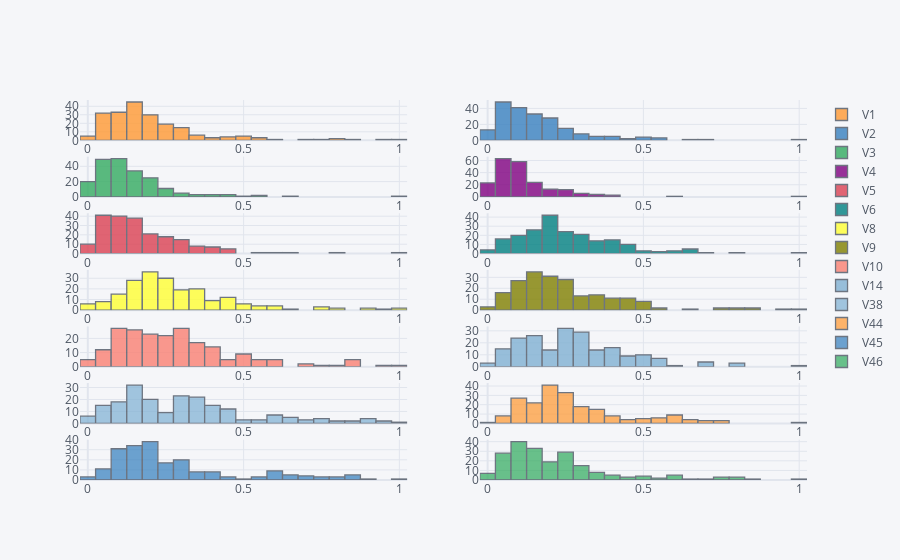

The cell this chart's notebook holds for it:
### Code cell
df[skewedColsList[0:14]].iplot(kind='histogram',subplots=True,bins=50)

### Figure 1 — Plotly figure (JSON) as saved in the notebook; plotly's stock layout.template omitted (floating-point values rounded to 4 significant figures; data arrays with more than 128 entries replaced by an {"elided": "..."} marker saying what was removed)
{"data": [{"histfunc": "count", "histnorm": "", "marker": {"color": "rgba(255, 153, 51, 1.0)", "line": {"color": "#4D5663", "width": 1.3}}, "name": "V1", "nbinsx": 50, "opacity": 0.8, "orientation": "v", "type": "histogram", "x": {"elided": "208 float values"}, "xaxis": "x", "yaxis": "y"}, {"histfunc": "count", "histnorm": "", "marker": {"color": "rgba(55, 128, 191, 1.0)", "line": {"color": "#4D5663", "width": 1.3}}, "name": "V2", "nbinsx": 50, "opacity": 0.8, "orientation": "v", "type": "histogram", "x": {"elided": "208 float values"}, "xaxis": "x2", "yaxis": "y2"}, {"histfunc": "count", "histnorm": "", "marker": {"color": "rgba(50, 171, 96, 1.0)", "line": {"color": "#4D5663", "width": 1.3}}, "name": "V3", "nbinsx": 50, "opacity": 0.8, "orientation": "v", "type": "histogram", "x": {"elided": "208 float values"}, "xaxis": "x3", "yaxis": "y3"}, {"histfunc": "count", "histnorm": "", "marker": {"color": "rgba(128, 0, 128, 1.0)", "line": {"color": "#4D5663", "width": 1.3}}, "name": "V4", "nbinsx": 50, "opacity": 0.8, "orientation": "v", "type": "histogram", "x": {"elided": "208 float values"}, "xaxis": "x4", "yaxis": "y4"}, {"histfunc": "count", "histnorm": "", "marker": {"color": "rgba(219, 64, 82, 1.0)", "line": {"color": "#4D5663", "width": 1.3}}, "name": "V5", "nbinsx": 50, "opacity": 0.8, "orientation": "v", "type": "histogram", "x": {"elided": "208 float values"}, "xaxis": "x5", "yaxis": "y5"}, {"histfunc": "count", "histnorm": "", "marker": {"color": "rgba(0, 128, 128, 1.0)", "line": {"color": "#4D5663", "width": 1.3}}, "name": "V6", "nbinsx": 50, "opacity": 0.8, "orientation": "v", "type": "histogram", "x": {"elided": "208 float values"}, "xaxis": "x6", "yaxis": "y6"}, {"histfunc": "count", "histnorm": "", "marker": {"color": "rgba(255, 255, 51, 1.0)", "line": {"color": "#4D5663", "width": 1.3}}, "name": "V8", "nbinsx": 50, "opacity": 0.8, "orientation": "v", "type": "histogram", "x": {"elided": "208 float values"}, "xaxis": "x7", "yaxis": "y7"}, {"histfunc": "count", "histnorm": "", "marker": {"color": "rgba(128, 128, 0, 1.0)", "line": {"color": "#4D5663", "width": 1.3}}, "name": "V9", "nbinsx": 50, "opacity": 0.8, "orientation": "v", "type": "histogram", "x": {"elided": "208 float values"}, "xaxis": "x8", "yaxis": "y8"}, {"histfunc": "count", "histnorm": "", "marker": {"color": "rgba(251, 128, 114, 1.0)", "line": {"color": "#4D5663", "width": 1.3}}, "name": "V10", "nbinsx": 50, "opacity": 0.8, "orientation": "v", "type": "histogram", "x": {"elided": "208 float values"}, "xaxis": "x9", "yaxis": "y9"}, {"histfunc": "count", "histnorm": "", "marker": {"color": "rgba(128, 177, 211, 1.0)", "line": {"color": "#4D5663", "width": 1.3}}, "name": "V14", "nbinsx": 50, "opacity": 0.8, "orientation": "v", "type": "histogram", "x": {"elided": "208 float values"}, "xaxis": "x10", "yaxis": "y10"}, {"histfunc": "count", "histnorm": "", "marker": {"color": "rgba(128, 177, 211, 0.8999999999999999)", "line": {"color": "#4D5663", "width": 1.3}}, "name": "V38", "nbinsx": 50, "opacity": 0.8, "orientation": "v", "type": "histogram", "x": {"elided": "208 float values"}, "xaxis": "x11", "yaxis": "y11"}, {"histfunc": "count", "histnorm": "", "marker": {"color": "rgba(255, 153, 51, 0.8999999999999999)", "line": {"color": "#4D5663", "width": 1.3}}, "name": "V44", "nbinsx": 50, "opacity": 0.8, "orientation": "v", "type": "histogram", "x": {"elided": "208 float values"}, "xaxis": "x12", "yaxis": "y12"}, {"histfunc": "count", "histnorm": "", "marker": {"color": "rgba(55, 128, 191, 0.8999999999999999)", "line": {"color": "#4D5663", "width": 1.3}}, "name": "V45", "nbinsx": 50, "opacity": 0.8, "orientation": "v", "type": "histogram", "x": {"elided": "208 float values"}, "xaxis": "x13", "yaxis": "y13"}, {"histfunc": "count", "histnorm": "", "marker": {"color": "rgba(50, 171, 96, 0.8999999999999999)", "line": {"color": "#4D5663", "width": 1.3}}, "name": "V46", "nbinsx": 50, "opacity": 0.8, "orientation": "v", "type": "histogram", "x": {"elided": "208 float values"}, "xaxis": "x14", "yaxis": "y14"}], "layout": {"barmode": "overlay", "legend": {"bgcolor": "#F5F6F9", "font": {"color": "#4D5663"}}, "paper_bgcolor": "#F5F6F9", "plot_bgcolor": "#F5F6F9", "title": {"font": {"color": "#4D5663"}}, "xaxis": {"anchor": "y", "domain": [0, 0.45], "gridcolor": "#E1E5ED", "showgrid": true, "tickfont": {"color": "#4D5663"}, "title": {"font": {"color": "#4D5663"}, "text": ""}, "zerolinecolor": "#E1E5ED"}, "xaxis10": {"anchor": "y10", "domain": [0.55, 1], "gridcolor": "#E1E5ED", "showgrid": true, "tickfont": {"color": "#4D5663"}, "title": {"font": {"color": "#4D5663"}, "text": ""}, "zerolinecolor": "#E1E5ED"}, "xaxis11": {"anchor": "y11", "domain": [0, 0.45], "gridcolor": "#E1E5ED", "showgrid": true, "tickfont": {"color": "#4D5663"}, "title": {"font": {"color": "#4D5663"}, "text": ""}, "zerolinecolor": "#E1E5ED"}, "xaxis12": {"anchor": "y12", "domain": [0.55, 1], "gridcolor": "#E1E5ED", "showgrid": true, "tickfont": {"color": "#4D5663"}, "title": {"font": {"color": "#4D5663"}, "text": ""}, "zerolinecolor": "#E1E5ED"}, "xaxis13": {"anchor": "y13", "domain": [0, 0.45], "gridcolor": "#E1E5ED", "showgrid": true, "tickfont": {"color": "#4D5663"}, "title": {"font": {"color": "#4D5663"}, "text": ""}, "zerolinecolor": "#E1E5ED"}, "xaxis14": {"anchor": "y14", "domain": [0.55, 1], "gridcolor": "#E1E5ED", "showgrid": true, "tickfont": {"color": "#4D5663"}, "title": {"font": {"color": "#4D5663"}, "text": ""}, "zerolinecolor": "#E1E5ED"}, "xaxis2": {"anchor": "y2", "domain": [0.55, 1], "gridcolor": "#E1E5ED", "showgrid": true, "tickfont": {"color": "#4D5663"}, "title": {"font": {"color": "#4D5663"}, "text": ""}, "zerolinecolor": "#E1E5ED"}, "xaxis3": {"anchor": "y3", "domain": [0, 0.45], "gridcolor": "#E1E5ED", "showgrid": true, "tickfont": {"color": "#4D5663"}, "title": {"font": {"color": "#4D5663"}, "text": ""}, "zerolinecolor": "#E1E5ED"}, "xaxis4": {"anchor": "y4", "domain": [0.55, 1], "gridcolor": "#E1E5ED", "showgrid": true, "tickfont": {"color": "#4D5663"}, "title": {"font": {"color": "#4D5663"}, "text": ""}, "zerolinecolor": "#E1E5ED"}, "xaxis5": {"anchor": "y5", "domain": [0, 0.45], "gridcolor": "#E1E5ED", "showgrid": true, "tickfont": {"color": "#4D5663"}, "title": {"font": {"color": "#4D5663"}, "text": ""}, "zerolinecolor": "#E1E5ED"}, "xaxis6": {"anchor": "y6", "domain": [0.55, 1], "gridcolor": "#E1E5ED", "showgrid": true, "tickfont": {"color": "#4D5663"}, "title": {"font": {"color": "#4D5663"}, "text": ""}, "zerolinecolor": "#E1E5ED"}, "xaxis7": {"anchor": "y7", "domain": [0, 0.45], "gridcolor": "#E1E5ED", "showgrid": true, "tickfont": {"color": "#4D5663"}, "title": {"font": {"color": "#4D5663"}, "text": ""}, "zerolinecolor": "#E1E5ED"}, "xaxis8": {"anchor": "y8", "domain": [0.55, 1], "gridcolor": "#E1E5ED", "showgrid": true, "tickfont": {"color": "#4D5663"}, "title": {"font": {"color": "#4D5663"}, "text": ""}, "zerolinecolor": "#E1E5ED"}, "xaxis9": {"anchor": "y9", "domain": [0, 0.45], "gridcolor": "#E1E5ED", "showgrid": true, "tickfont": {"color": "#4D5663"}, "title": {"font": {"color": "#4D5663"}, "text": ""}, "zerolinecolor": "#E1E5ED"}, "yaxis": {"anchor": "x", "domain": [0.8939, 1], "gridcolor": "#E1E5ED", "showgrid": true, "tickfont": {"color": "#4D5663"}, "title": {"font": {"color": "#4D5663"}, "text": ""}, "zerolinecolor": "#E1E5ED"}, "yaxis10": {"anchor": "x10", "domain": [0.298, 0.4041], "gridcolor": "#E1E5ED", "showgrid": true, "tickfont": {"color": "#4D5663"}, "title": {"font": {"color": "#4D5663"}, "text": ""}, "zerolinecolor": "#E1E5ED"}, "yaxis11": {"anchor": "x11", "domain": [0.149, 0.2551], "gridcolor": "#E1E5ED", "showgrid": true, "tickfont": {"color": "#4D5663"}, "title": {"font": {"color": "#4D5663"}, "text": ""}, "zerolinecolor": "#E1E5ED"}, "yaxis12": {"anchor": "x12", "domain": [0.149, 0.2551], "gridcolor": "#E1E5ED", "showgrid": true, "tickfont": {"color": "#4D5663"}, "title": {"font": {"color": "#4D5663"}, "text": ""}, "zerolinecolor": "#E1E5ED"}, "yaxis13": {"anchor": "x13", "domain": [0, 0.1061], "gridcolor": "#E1E5ED", "showgrid": true, "tickfont": {"color": "#4D5663"}, "title": {"font": {"color": "#4D5663"}, "text": ""}, "zerolinecolor": "#E1E5ED"}, "yaxis14": {"anchor": "x14", "domain": [0, 0.1061], "gridcolor": "#E1E5ED", "showgrid": true, "tickfont": {"color": "#4D5663"}, "title": {"font": {"color": "#4D5663"}, "text": ""}, "zerolinecolor": "#E1E5ED"}, "yaxis2": {"anchor": "x2", "domain": [0.8939, 1], "gridcolor": "#E1E5ED", "showgrid": true, "tickfont": {"color": "#4D5663"}, "title": {"font": {"color": "#4D5663"}, "text": ""}, "zerolinecolor": "#E1E5ED"}, "yaxis3": {"anchor": "x3", "domain": [0.7449, 0.851], "gridcolor": "#E1E5ED", "showgrid": true, "tickfont": {"color": "#4D5663"}, "title": {"font": {"color": "#4D5663"}, "text": ""}, "zerolinecolor": "#E1E5ED"}, "yaxis4": {"anchor": "x4", "domain": [0.7449, 0.851], "gridcolor": "#E1E5ED", "showgrid": true, "tickfont": {"color": "#4D5663"}, "title": {"font": {"color": "#4D5663"}, "text": ""}, "zerolinecolor": "#E1E5ED"}, "yaxis5": {"anchor": "x5", "domain": [0.5959, 0.702], "gridcolor": "#E1E5ED", "showgrid": true, "tickfont": {"color": "#4D5663"}, "title": {"font": {"color": "#4D5663"}, "text": ""}, "zerolinecolor": "#E1E5ED"}, "yaxis6": {"anchor": "x6", "domain": [0.5959, 0.702], "gridcolor": "#E1E5ED", "showgrid": true, "tickfont": {"color": "#4D5663"}, "title": {"font": {"color": "#4D5663"}, "text": ""}, "zerolinecolor": "#E1E5ED"}, "yaxis7": {"anchor": "x7", "domain": [0.4469, 0.5531], "gridcolor": "#E1E5ED", "showgrid": true, "tickfont": {"color": "#4D5663"}, "title": {"font": {"color": "#4D5663"}, "text": ""}, "zerolinecolor": "#E1E5ED"}, "yaxis8": {"anchor": "x8", "domain": [0.4469, 0.5531], "gridcolor": "#E1E5ED", "showgrid": true, "tickfont": {"color": "#4D5663"}, "title": {"font": {"color": "#4D5663"}, "text": ""}, "zerolinecolor": "#E1E5ED"}, "yaxis9": {"anchor": "x9", "domain": [0.298, 0.4041], "gridcolor": "#E1E5ED", "showgrid": true, "tickfont": {"color": "#4D5663"}, "title": {"font": {"color": "#4D5663"}, "text": ""}, "zerolinecolor": "#E1E5ED"}}}
